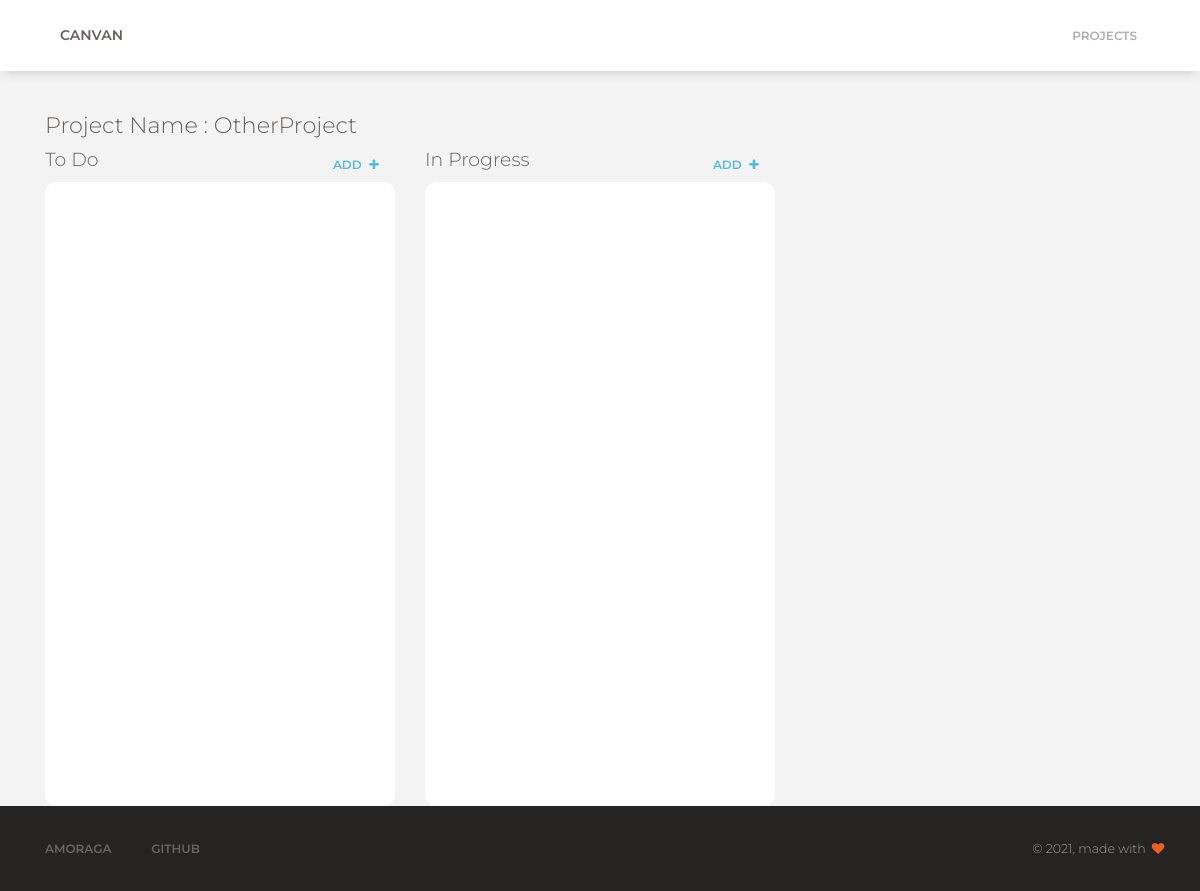
Page /project/id/2 on the committed database.
### projects/models.py (models this page shows, shortened)
class Project(models.Model):
    name = CharField(max_length = 50)
    description = TextField()
    user = ForeignKey(User, on_delete= models.CASCADE)
    created_at = DateTimeField(auto_now_add = True)
    updated_at = DateTimeField(auto_now = True)

class Column(models.Model):
    name = CharField(max_length = 50)
    description = TextField()
    project = ForeignKey(Project, on_delete = models.CASCADE)
    user = ForeignKey(User, on_delete= models.CASCADE)
    created_at = DateTimeField(auto_now_add = True)
    updated_at =  DateTimeField(auto_now = True)

### projects/views.py (the view)
# urls.py: path('project/id/<int:id>', views.project, name='Project'),
def project(request, id):
    data = {'project' : Project.objects.get(pk = id), 'column': Column.objects.filter(project = id) }
    return render(request, 'Project.html', data)

### projects/templates/Project.html (shortened to what this page needs)
{% extends './Layout.html' %}
{% load static %}
{% block content %}
    <div class=" initial-content">
        <div class="row mb-2">
            <div class="col-md-12">
                <h4>Project Name : {{project.name}}</h4>
            </div>
        </div>
        <div class="row">
            {% for c in column %}
                <div class="col-md-4" >
                    <div class="header-column">
                        <h5>{{ c.name }}</h5>
                        <button class="btn btn-info btn-sm btn-link" onclick="openModal('{{c.id}}','{{c.name}}')">
                            add
                            <i class="fa fa-plus "></i>
                          </button>
                    </div>
                    <div class="column" id="column-{{c.pk}}"  ondrop="drop(event)" ondragover="allowDrop(event)">
                    </div>
                </div>
            {% endfor %}
        </div>
    </div>
{% endblock %}

### projects/static/css/style.css (style rules this page uses)
.initial-content { min-height: 82vh; margin-top:4.3vh }
.column { min-height: 78vh!important; padding:10px!important; border-radius: 12px; background-color: #fff!important; }
body { background-color: #f3f3f3!important }
.header-column { display: flex; justify-content: space-between; }

### rows in the picture
Project: name "OtherProject"
Column: name "To Do"
Column: name "In Progress"
